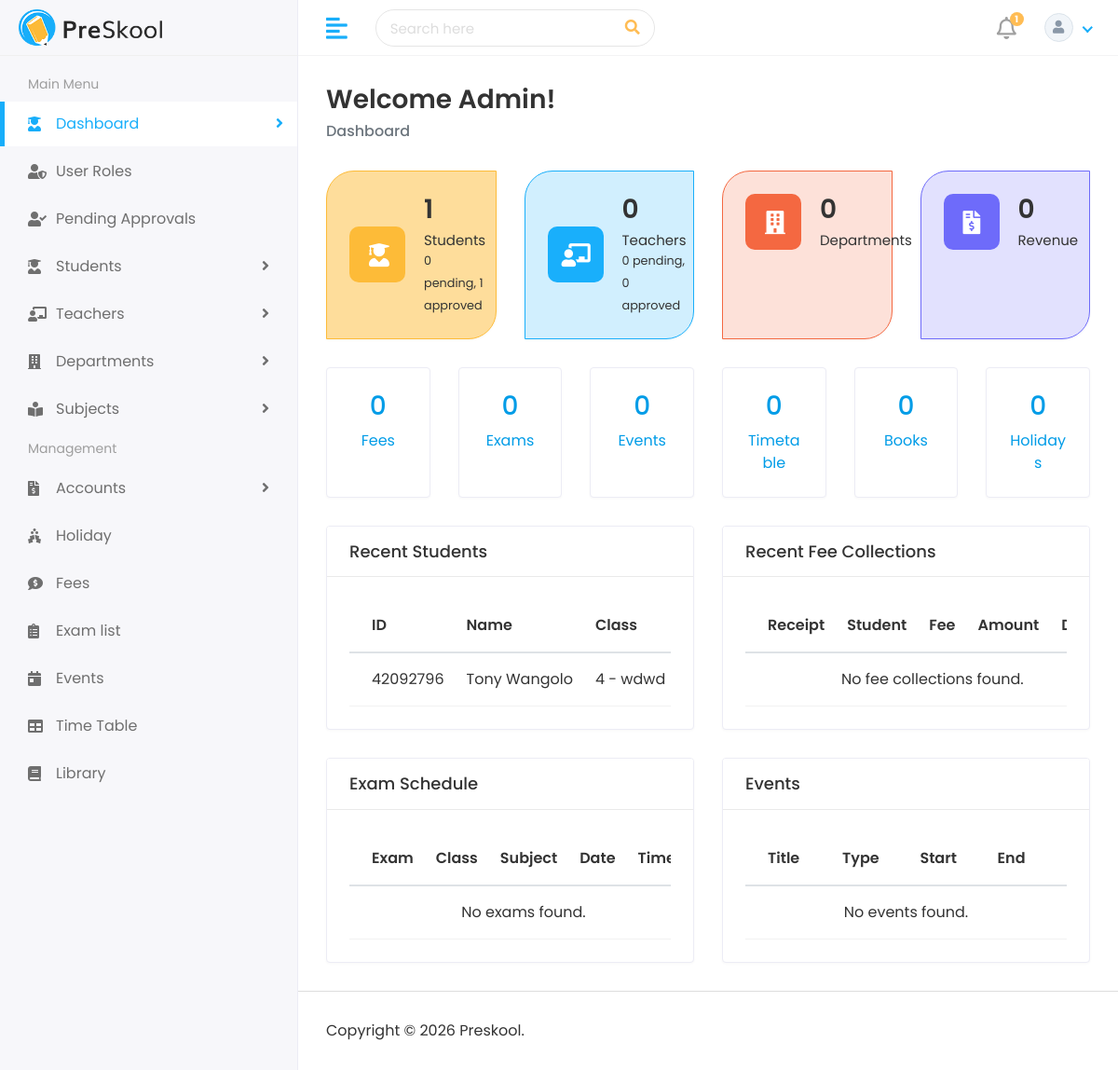
The app's page / (signed in) with its own data.
### student/models.py (models this page shows, shortened)
class Student(models.Model):
    APPROVAL_CHOICES = [
        ("pending", "Pending"),
        ("approved", "Approved"),
        ("rejected", "Rejected"),
    ]
    user = models.OneToOneField(
        settings.AUTH_USER_MODEL,
        on_delete=models.SET_NULL,
        blank=True,
        null=True,
        related_name="student_profile",
    )
    approval_status = models.CharField(max_length=20, choices=APPROVAL_CHOICES, default="pending")
    first_name = models.CharField(max_length=100)
    last_name = models.CharField(max_length=100)
    student_id = models.CharField(max_length=100)
    gender = models.CharField(
        max_length=10,
        choices=[('Male', 'Male'), ('Female', 'Female'), ('Other', 'Other')]
    )
    date_of_birth = models.DateField()
    student_class = models.CharField(max_length=100)
    religion = models.CharField(max_length=20)
    joining_date = models.DateField()
    mobile_number = models.CharField(max_length=100)
    admission_number = models.CharField(max_length=100)
    section = models.CharField(max_length=15)
    student_image = models.ImageField(upload_to='student/', blank=True)
    parent = models.OneToOneField(Parent, on_delete=models.CASCADE)
    slug = models.SlugField(max_length=255, unique=True, blank=True)

### school/views.py (the view, shortened to what this page needs)
# urls.py: path("", views.index, name="index")
def index(request):
    if not request.user.is_authenticated:
        return redirect("login")
    if _is_admin(request.user):
        context = {
            "student_count": Student.objects.count(),
            "approved_student_count": Student.objects.filter(approval_status="approved").count(),
            "pending_student_count": Student.objects.filter(approval_status="pending").count(),
            "teacher_count": Teacher.objects.count(),
            "approved_teacher_count": Teacher.objects.filter(approval_status="approved").count(),
            "pending_teacher_count": Teacher.objects.filter(approval_status="pending").count(),
            "department_count": Department.objects.count(),
            "revenue_total": FeeCollection.objects.aggregate(total=Sum("amount_paid"))["total"] or 0,
            "expense_total": Expense.objects.aggregate(total=Sum("amount"))["total"] or 0,
            "fee_count": Fee.objects.count(),
            "holiday_count": Holiday.objects.count(),
            "exam_count": Exam.objects.count(),
            "event_count": Event.objects.count(),
            "timetable_count": TimeTableEntry.objects.count(),
            "book_count": Book.objects.count(),
            "recent_students": Student.objects.select_related("parent").order_by("-id")[:5],
            "recent_payments": FeeCollection.objects.select_related("student", "fee").order_by("-payment_date")[:5],
            "upcoming_exams": Exam.objects.order_by("exam_date", "start_time")[:5],
            "upcoming_events": Event.objects.order_by("start_date")[:5],
        }
        return render(request, "Home/index.html", context)

### home_auth/context_processors.py (called while the page is built)
def _profile_for_user(user):
    try:
        student = getattr(user, "student_profile", None)
    except ObjectDoesNotExist:
        student = None
    if student is not None:
        return student
    try:
        return getattr(user, "teacher_profile", None)
    except ObjectDoesNotExist:
        return None

### school/views.py (called while the page is built)
def _group_names(user):
    if not user.is_authenticated:
        return set()
    return set(user.groups.values_list("name", flat=True))

def _is_admin(user):
    groups = _group_names(user)
    return (
        user.is_authenticated
        and (user.is_staff or user.is_superuser or getattr(user, "is_admin", False) or "admin" in groups)
    )

### HOME/templates/Home/index.html (shortened to what this page needs)
{% extends 'HOME/base.html' %}
{% load static %}
{% block body %}
<div class="page-wrapper">
<div class="content container-fluid">
<div class="page-header">
<div class="row">
<div class="col-sm-12">
<h3 class="page-title">Welcome Admin!</h3>
<ul class="breadcrumb">
<li class="breadcrumb-item active">Dashboard</li>
</ul>
</div>
</div>
</div>
<div class="row">
<div class="col-xl-3 col-sm-6 col-12 d-flex">
<div class="card bg-one w-100">
<div class="card-body">
<div class="db-widgets d-flex justify-content-between align-items-center">
<div class="db-icon"><i class="fas fa-user-graduate"></i></div>
<div class="db-info"><h3>{{ student_count }}</h3><h6>Students</h6><small>{{ pending_student_count }} pending, {{ approved_student_count }} approved</small></div>
</div>
</div>
</div>
</div>
<div class="col-xl-3 col-sm-6 col-12 d-flex">
<div class="card bg-two w-100">
<div class="card-body">
<div class="db-widgets d-flex justify-content-between align-items-center">
<div class="db-icon"><i class="fas fa-chalkboard-teacher"></i></div>
<div class="db-info"><h3>{{ teacher_count }}</h3><h6>Teachers</h6><small>{{ pending_teacher_count }} pending, {{ approved_teacher_count }} approved</small></div>
</div>
</div>
</div>
</div>
<div class="col-xl-3 col-sm-6 col-12 d-flex">
<div class="card bg-three w-100">
<div class="card-body">
<div class="db-widgets d-flex justify-content-between align-items-center">
<div class="db-icon"><i class="fas fa-building"></i></div>
<div class="db-info"><h3>{{ department_count }}</h3><h6>Departments</h6></div>
</div>
</div>
</div>
</div>
<div class="col-xl-3 col-sm-6 col-12 d-flex">
<div class="card bg-four w-100">
<div class="card-body">
<div class="db-widgets d-flex justify-content-between align-items-center">
<div class="db-icon"><i class="fas fa-file-invoice-dollar"></i></div>
<div class="db-info"><h3>{{ revenue_total }}</h3><h6>Revenue</h6></div>
</div>
</div>
</div>
</div>
</div>
<div class="row">
<div class="col-xl-2 col-sm-4 col-6 d-flex">
<a class="card flex-fill text-center w-100" href="{% url 'fee_list' %}">
<div class="card-body"><h3>{{ fee_count }}</h3><p class="mb-0">Fees</p></div>
</a>
</div>
<div class="col-xl-2 col-sm-4 col-6 d-flex">
<a class="card flex-fill text-center w-100" href="{% url 'exam_list' %}">
<div class="card-body"><h3>{{ exam_count }}</h3><p class="mb-0">Exams</p></div>
</a>
</div>
<div class="col-xl-2 col-sm-4 col-6 d-flex">
<a class="card flex-fill text-center w-100" href="{% url 'event_list' %}">
<div class="card-body"><h3>{{ event_count }}</h3><p class="mb-0">Events</p></div>
</a>
</div>
<div class="col-xl-2 col-sm-4 col-6 d-flex">
<a class="card flex-fill text-center w-100" href="{% url 'timetable_list' %}">
<div class="card-body"><h3>{{ timetable_count }}</h3><p class="mb-0">Timetable</p></div>
</a>
</div>
<div class="col-xl-2 col-sm-4 col-6 d-flex">
<a class="card flex-fill text-center w-100" href="{% url 'library_list' %}">
<div class="card-body"><h3>{{ book_count }}</h3><p class="mb-0">Books</p></div>
</a>
</div>
<div class="col-xl-2 col-sm-4 col-6 d-flex">
<a class="card flex-fill text-center w-100" href="{% url 'holiday_list' %}">
<div class="card-body"><h3>{{ holiday_count }}</h3><p class="mb-0">Holidays</p></div>
</a>
</div>
</div>
<div class="row">
<div class="col-md-12 col-lg-6 d-flex">
<div class="card card-table flex-fill">
<div class="card-header"><h5 class="card-title">Recent Students</h5></div>
<div class="card-body">
<div class="table-responsive">
<table class="table table-hover table-center mb-0">
<thead><tr><th>ID</th><th>Name</th><th>Class</th><th>Status</th></tr></thead>
<tbody>
{% for student in recent_students %}
<tr>
<td>{{ student.student_id }}</td>
<td>{{ student.first_name }} {{ student.last_name }}</td>
<td>{{ student.student_class }}{% if student.section %} - {{ student.section }}{% endif %}</td>
</tr>
{% empty %}
<tr><td colspan="4" class="text-center">No students found.</td></tr>
{% endfor %}
</tbody>
</table>
</div>
</div>
</div>
</div>
<div class="col-md-12 col-lg-6 d-flex">
<div class="card card-table flex-fill">
<div class="card-header"><h5 class="card-title">Recent Fee Collections</h5></div>
<div class="card-body">
<div class="table-responsive">
<table class="table table-hover table-center mb-0">
<thead><tr><th>Receipt</th><th>Student</th><th>Fee</th><th>Amount</th><th>Date</th></tr></thead>
<tbody>
{% for payment in recent_payments %}
<tr>
<td>{{ payment.receipt_number }}</td>
<td>{{ payment.student }}</td>
<td>{{ payment.fee|default:"-" }}</td>
<td>{{ payment.amount_paid }}</td>
<td>{{ payment.payment_date }}</td>
</tr>
{% empty %}
<tr><td colspan="5" class="text-center">No fee collections found.</td></tr>
{% endfor %}
</tbody>
</table>
</div>
</div>
</div>
</div>
</div>
<div class="row">
<div class="col-md-12 col-lg-6 d-flex">
<div class="card card-table flex-fill">
<div class="card-header"><h5 class="card-title">Exam Schedule</h5></div>
<div class="card-body">
<div class="table-responsive">
<table class="table table-hover table-center mb-0">
<thead><tr><th>Exam</th><th>Class</th><th>Subject</th><th>Date</th><th>Time</th></tr></thead>
<tbody>
{% for exam in upcoming_exams %}
<tr>
<td>{{ exam.name }}</td>
<td>{{ exam.student_class }}</td>
<td>{{ exam.subject }}</td>
<td>{{ exam.exam_date }}</td>
<td>{{ exam.start_time }} - {{ exam.end_time }}</td>
</tr>
{% empty %}
<tr><td colspan="5" class="text-center">No exams found.</td></tr>
{% endfor %}
</tbody>
</table>
</div>
</div>
</div>
</div>
<div class="col-md-12 col-lg-6 d-flex">
<div class="card card-table flex-fill">
<div class="card-header"><h5 class="card-title">Events</h5></div>
<div class="card-body">
<div class="table-responsive">
<table class="table table-hover table-center mb-0">
<thead><tr><th>Title</th><th>Type</th><th>Start</th><th>End</th></tr></thead>
<tbody>
{% for event in upcoming_events %}
<tr>
<td>{{ event.title }}</td>
<td>{{ event.event_type }}</td>
<td>{{ event.start_date }}</td>
<td>{{ event.end_date }}</td>
</tr>
{% empty %}
<tr><td colspan="4" class="text-center">No events found.</td></tr>
{% endfor %}
</tbody>
</table>
</div>
</div>
</div>
</div>
</div>
</div>
<footer>
<p>Copyright &copy; 2026 Preskool.</p>
</footer>
</div>
{% endblock %}

### HOME/static/css/style.css (style rules this page uses)
html { height: 100%; }
body { background-color: #fff; color: #333; font-family: 'Poppins', sans-serif; font-size: 1rem; height: 100%; line-height: 1.5; overflow-x: hidden; }
h1, h2, h3, h4, h5, h6 { font-family: 'Poppins', sans-serif; margin-top: 0; }
ul, ol { padding: 0px; list-style: none; }
.table { color: #333; max-width: 100%; margin-bottom: 0; width: 100%; }
.table thead tr th { font-weight: 600; }
.table tbody tr { border-bottom: 1px solid rgba(0, 0, 0, 0.05); }
.table.table-center td, .table.table-center th { vertical-align: middle; }
.card-table .card-body .table > thead > tr > th { border-top: 0; }
.card-table .card-body .table tr td:first-child, .card-table .card-body .table tr th:first-child { padding-left: 1.5rem; }
.card-table .card-body .table tr td:last-child, .card-table .card-body .table tr th:last-child { padding-right: 1.5rem; }
.card-table .table td, .card-table .table th { border-top: 1px solid #e2e5e8; padding: 1rem 0.75rem; white-space: nowrap; }
.card { border: 1px solid #ececf5; box-shadow: 0 1px 3px 0 rgba(0, 0, 0, 0.03); margin-bottom: 1.875rem; }
.card-body { padding: 1.5rem; }
.card-header { border-bottom: 1px solid #e6e6e6; padding: 1rem 1.5rem; }
.card .card-header { background-color: #fff; border-bottom: 1px solid #eaeaea; }
.card .card-header .card-title { margin-bottom: 0; font-size: 18px; }
footer { padding: 1.875rem 1.875rem; border-top: 1px solid #ddd; }
footer p { margin: 0px; }
.page-wrapper { margin-left: 320px; padding-top: 60px; position: relative; transition: all 0.4s ease; }
.page-wrapper > .content { padding: 1.875rem 1.875rem 0; }
.page-header { margin-bottom: 1.875rem; }
.page-header .breadcrumb { background-color: transparent; color: #6c757d; font-size: 1rem; font-weight: 500; margin-bottom: 0; padding: 0; }
.page-title { font-size: 28px; font-weight: 600; color: #333; margin-bottom: 5px; }
.bg-one { background-color: rgb(253 187 56 / 0.5); border-color: #fdbb38; border-radius: 30px 0px; }
.bg-two { background-color: rgb(25 175 251 / 0.2); border-color: #19affb; border-radius: 30px 0px; }
.bg-three { background-color: rgb(244 104 65 / 0.2); border-color: #f46841; border-radius: 30px 0px; }
.bg-four { background-color: rgb(110 107 250 / 0.2); border-color: #6e6bfa; border-radius: 30px 0px; }
.db-icon { font-size: 25px; width: 60px; height: 60px; padding: 13px 21px; border-radius: 10px; color: #fff; margin-right: 20px; }
.bg-one .db-icon { background-color: #fdbb38; }
.bg-two .db-icon { background-color: #19affb; padding: 13px 15px; }
.bg-three .db-icon { background-color: #f46841; }
.bg-four .db-icon { background-color: #6e6bfa; }
.db-info h3 { font-size: 28px; font-weight: 600; color: #333333; }
.db-info h6 { margin: 0px; font-weight: 400; font-size: 15px; color: #333333; }

### records on screen
Student: student_id "42092796", first_name "Tony", last_name "Wangolo", student_class "4", section "wdwd"

### other values on screen
{{ unread_notifications_count }} "1"
{{ student_count }} "1"
{{ pending_student_count }} "0"
{{ approved_student_count }} "1"
{{ teacher_count }} "0"
{{ pending_teacher_count }} "0"
{{ approved_teacher_count }} "0"
{{ department_count }} "0"
{{ revenue_total }} "0"
{{ fee_count }} "0"
{{ exam_count }} "0"
{{ event_count }} "0"
{{ timetable_count }} "0"
{{ book_count }} "0"
{{ holiday_count }} "0"
